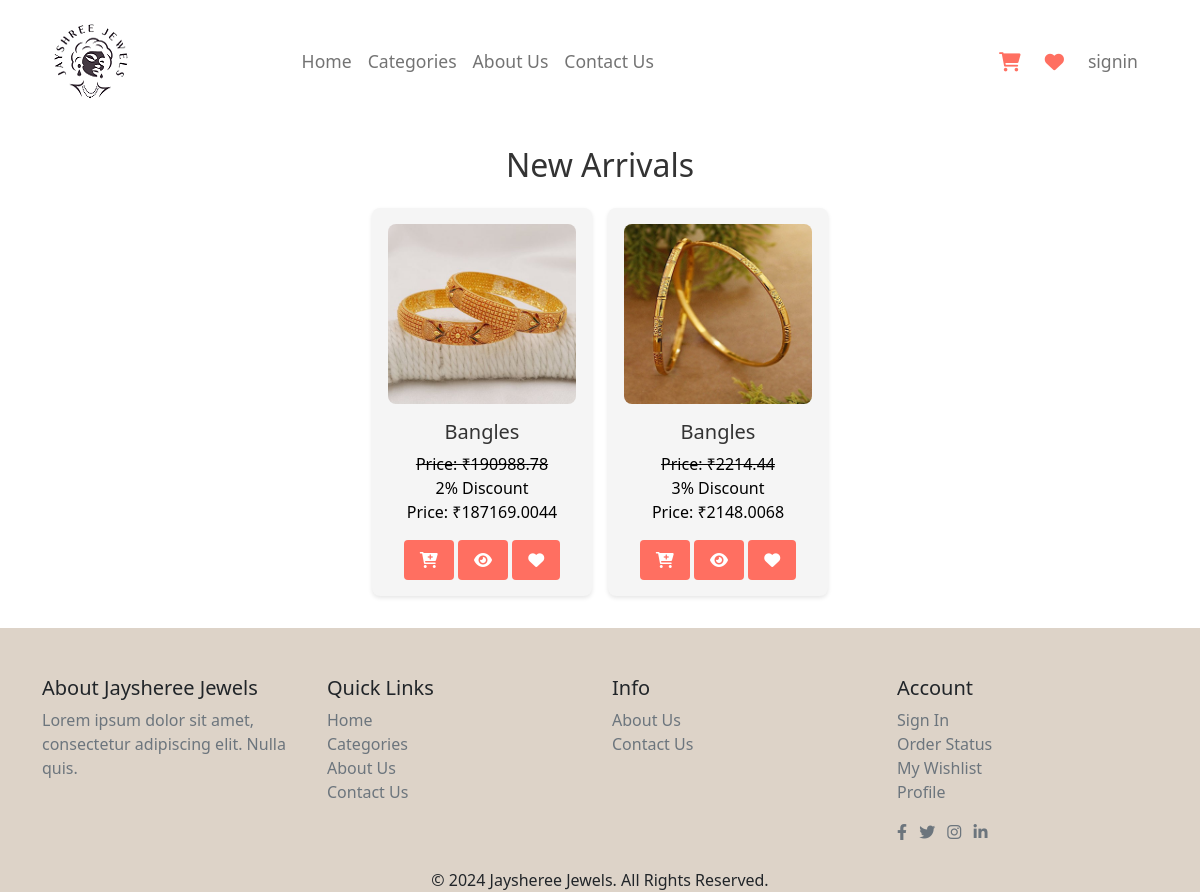
The app's page /user/product.php?sc_code=SCT03, older data.
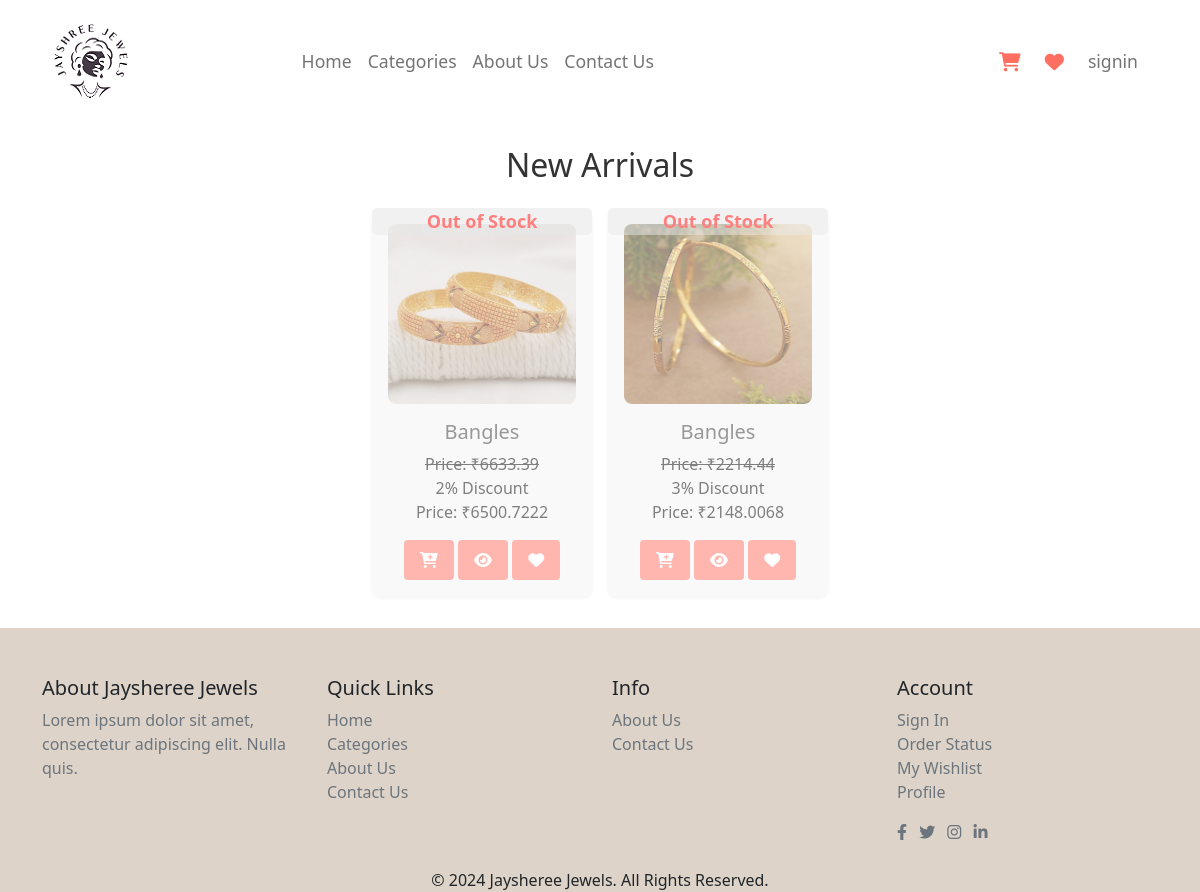
The same page, newer data.
### tables this page shows
CREATE TABLE `product_tbl` (
  `p_id` int(10) NOT NULL,
  `p_code` varchar(10) NOT NULL,
  `p_name` varchar(100) NOT NULL,
  `p_sc_code` varchar(10) NOT NULL,
  `p_type` varchar(30) NOT NULL,
  `p_gross_weight` decimal(10,3) NOT NULL,
  `p_diamond_weight` decimal(5,3) NOT NULL,
  `p_diamond_pices` int(5) NOT NULL,
  `p_purity` varchar(50) NOT NULL,
  `p_gold_weight` decimal(5,2) NOT NULL,
  `p_gold_price` decimal(10,2) NOT NULL,
  `p_diamond_price` decimal(10,2) NOT NULL,
  `p_making_charge` decimal(10,2) NOT NULL,
  `p_overhead_charges` decimal(10,2) NOT NULL,
  `p_base_price` decimal(10,2) NOT NULL,
  `p_tax` decimal(10,2) NOT NULL,
  `p_total_price` decimal(10,2) NOT NULL,
  `p_diamond_color` varchar(30) NOT NULL,
  `p_stock` int(5) NOT NULL,
  `p_discount` int(5) NOT NULL,
  `p_discount_price` double(10,2) NOT NULL,
  `p_main_image` varchar(250) NOT NULL,
  `p_other_image` varchar(1000) NOT NULL,
  `p_status` varchar(10) NOT NULL
);

### user/product.php (the view, shortened to what this page needs)
<?php
include_once 'header.php';
include_once '../conn.php';
?>
<section class="new-arrivals">
  <h2>New Arrivals</h2>
  <div class="arrivals-container">
    <?php
    if (isset($_GET['sc_code']) && !empty($_GET['sc_code'])) {
      $sc_code = $_GET['sc_code'];
      $productQuery = "SELECT * FROM product_tbl WHERE p_sc_code = '$sc_code' AND p_status = 'Active'";
      $resultp = mysqli_query($con, $productQuery);
      if ($resultp && mysqli_num_rows($resultp) > 0) {
        while ($rp = mysqli_fetch_assoc($resultp)) {
          ?>
          <a href="single-product.php?p_code=<?php echo $rp['p_code']; ?>">
            <div class="arrival-item <?php echo ($rp['p_stock'] == 0) ? 'out-of-stock' : ''; ?>" >
              <img src="<?php echo $rp['p_main_image']; ?>" alt="<?php echo $rp['p_name']; ?>">
              <?php if ($rp['p_stock'] == 0) { ?>
                <div class="out-of-stock-badge">Out of Stock</div>
              <?php } ?>
              <h3 class="card-title text-truncate"><?php echo $rp['p_name']; ?></h3>
              <?php
              if ($rp['p_discount'] != 0) {
                $discounted_price = $rp['p_total_price'] - ($rp['p_discount'] * $rp['p_total_price'] / 100);
                ?>
                <span class="card-text text-decoration-line-through">Price: ₹<?php echo $rp['p_total_price']; ?></span><br>
                <span class="cart-text"><?php echo $rp['p_discount'] . "% Discount"; ?></span><br>
                <span class="card-text">Price: ₹<?php echo $discounted_price; ?></span><br>
                <?php
              } else {
                ?>
                <span class="card-text">Price: ₹<?php echo $rp['p_total_price']; ?></span><br>
                <?php
              }
              ?>
              <form action="" method="post">
                <div class="form-group mt-3">
                  <button type="submit" name="cart" class="buy-now">
                    <i class="fa-solid fa-cart-plus"></i>
                  </button>
                  <button type="submit" name="show" class="buy-now">
                    <i class="fa-solid fa-eye"></i>
                  </button>
                  <button type="submit" name="wishlist" class="buy-now">
                    <i class="fa-solid fa-heart"></i>
                  </button>
                </div>
              </form>
            </div>
          </a>
          <?php
        }
      } else {
        echo "<p>No products found in this subcategory.</p>";
      }
    } else {
      echo "<p>Invalid or missing subcategory code.</p>";
    }
    ?>
  </div>
</section>
<?php
include('footer.php');
?>

Row changes from the older to the newer data that the page shows:
changed product_tbl (number 1 of 2 on the later page): p_total_price "190988.78" → "6633.39"; discounted_price "187169.0044" → "6500.7222"; now shows "Out of Stock"
changed product_tbl (number 2 of 2 on the later page): now shows "Out of Stock"
